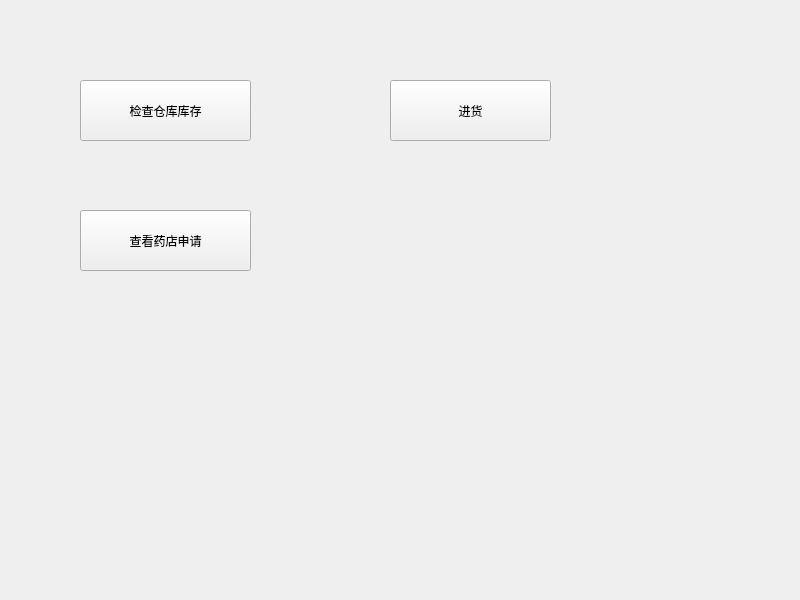
<?xml version="1.0" encoding="UTF-8"?>
<ui version="4.0">
 <class>ware</class>
 <widget class="QWidget" name="ware">
  <property name="geometry">
   <rect>
    <x>0</x>
    <y>0</y>
    <width>800</width>
    <height>600</height>
   </rect>
  </property>
  <property name="windowTitle">
   <string>Form</string>
  </property>
  <widget class="QPushButton" name="pushButton">
   <property name="geometry">
    <rect>
     <x>80</x>
     <y>80</y>
     <width>171</width>
     <height>61</height>
    </rect>
   </property>
   <property name="text">
    <string>检查仓库库存</string>
   </property>
  </widget>
  <widget class="QPushButton" name="pushButton_2">
   <property name="geometry">
    <rect>
     <x>80</x>
     <y>210</y>
     <width>171</width>
     <height>61</height>
    </rect>
   </property>
   <property name="text">
    <string>查看药店申请</string>
   </property>
  </widget>
  <widget class="QPushButton" name="pushButton_3">
   <property name="geometry">
    <rect>
     <x>390</x>
     <y>80</y>
     <width>161</width>
     <height>61</height>
    </rect>
   </property>
   <property name="text">
    <string>进货</string>
   </property>
  </widget>
 </widget>
 <resources/>
 <connections/>
</ui>
